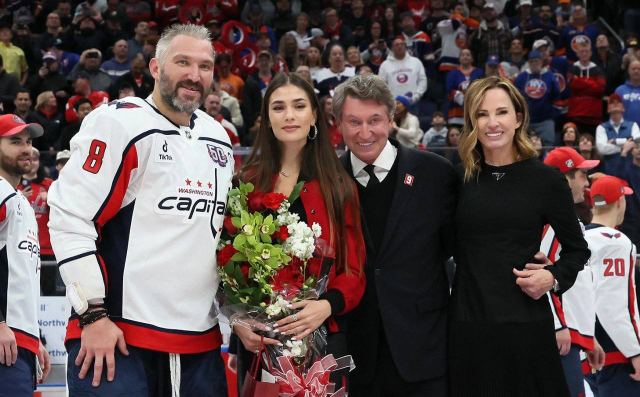
#> input picture utils/Foto_Ovechkin.jpg, 1280 x 793 px, found by its file name (shown at 1/2 size)
$ jupyter execute --allow-errors Lesson_24_MaskRCNN_Distortion_Correction.ipynb
#> lines starting #> are read from the running program, lines starting #| are printed output that depends on the picture
<a href="https://colab.research.google.com/github/andreidm92/computer_vision_tasks/blob/main/practice/Lesson_24_MaskRCNN_Distortion_Correction.ipynb" target="_parent"></a>

# 🧠 День 24: Практика: Mask R-CNN + Коррекция дисторсии
## 📅 Дата: 2025-05-22

## 🔍 План урока

1. Теория: Mask R-CNN
2. Практика: Работа с моделью Mask R-CNN
3. OpenCV: Наложение масок и сравнение
4. Теория: Искажения камеры
5. OpenCV: Коррекция дисторсии
6. Заключение и рекомендации

## 🎯 Теория: Mask R-CNN

Mask R-CNN — это расширение Faster R-CNN, которое добавляет **ветку сегментации** к существующим задачам классификации и регрессии боксов.

### 🧱 Архитектура:
1. Backbone (например, ResNet + FPN)
2. RPN (Region Proposal Network)
3. ROI Align (выравнивание feature maps)
4. Классификация, регрессия бокса и **пиксельная маска**

### 📐 Loss-функция:
Общая функция потерь состоит из трёх частей:
$$
\mathcal{L} = \mathcal{L}_{\text{cls}} + \mathcal{L}_{\text{bbox}} + \mathcal{L}_{\text{mask}}
$$

### 📌 Маски:
- На выходе — бинарная маска для каждого объекта.
- Разрешение маски: чаще всего 28x28.

### 📚 Ресурсы:
- Detectron2
- torchvision.models.detection.maskrcnn_resnet50_fpn

## 🛠️ Практика: Mask R-CNN в действии

```python
import torch
from torchvision.models.detection import maskrcnn_resnet50_fpn
from torchvision.transforms import functional as F
import numpy as np
import cv2
import matplotlib.pyplot as plt
from PIL import Image
import requests
from io import BytesIO

# Загрузка изображения
url = "https://images.pexels.com/photos/573271/pexels-photo-573271.jpeg"
image = Image.open(requests.get(url, stream=True).raw).convert("RGB")

# Преобразуем изображение в тензор
image_tensor = F.to_tensor(image).unsqueeze(0)

# Загрузка предобученной модели
model = maskrcnn_resnet50_fpn(pretrained=True)
model.eval()

# Предсказание
with torch.no_grad():
    prediction = model(image_tensor)

# Отображение результатов
plt.imshow(image)
for element in range(len(prediction[0]["masks"])):
    mask = prediction[0]["masks"][element, 0].mul(255).byte().cpu().numpy()
    _, binary = cv2.threshold(mask, 127, 255, cv2.THRESH_BINARY)
    contours, _ = cv2.findContours(binary, cv2.RETR_TREE, cv2.CHAIN_APPROX_SIMPLE)
    plt.gca().add_patch(plt.Polygon(np.squeeze(contours[0]), color='r', fill=False))
plt.title("Instance Masks")
plt.axis("off")
plt.show()
```

[cell 1]
import torch
from torchvision.models.detection import maskrcnn_resnet50_fpn
from torchvision.transforms import functional as F
import numpy as np
import cv2
import matplotlib.pyplot as plt
from PIL import Image
import requests
from io import BytesIO

# Загрузка изображения
url = "https://images.pexels.com/photos/573271/pexels-photo-573271.jpeg"
#> (the rest of this cell did not finish here and is left out)

## 🖼 OpenCV: Наложение масок

```python
# Пример наложения двух масок: предположим у нас есть gt_mask и pred_mask
def overlay_masks(original_img, mask1, mask2):
    overlay = original_img.copy()
    red = np.zeros_like(original_img)
    green = np.zeros_like(original_img)

    red[:, :, 0] = mask1  # первая маска — красная
    green[:, :, 1] = mask2  # вторая маска — зелёная

    combined = cv2.addWeighted(overlay, 1.0, red, 0.5, 0)
    combined = cv2.addWeighted(combined, 1.0, green, 0.5, 0)
    return combined

# Пример:
# combined_img = overlay_masks(np.array(image), mask1_binary, mask2_binary)
# plt.imshow(combined_img)
# plt.axis("off")
# plt.show()
```

[cell 2]
# Пример наложения двух масок: предположим у нас есть gt_mask и pred_mask
def overlay_masks(original_img, mask1, mask2):
    overlay = original_img.copy()
    red = np.zeros_like(original_img)
    green = np.zeros_like(original_img)

    red[:, :, 0] = mask1  # первая маска — красная
    green[:, :, 1] = mask2  # вторая маска — зелёная

    combined = cv2.addWeighted(overlay, 1.0, red, 0.5, 0)
    combined = cv2.addWeighted(combined, 1.0, green, 0.5, 0)
    return combined

# Берем две предсказанные маски из модели
#> (the rest of this cell did not finish here and is left out)

## 🎓 Теория: Искажения объектива

Объектив камеры часто вызывает искажения изображения, особенно ближе к краям.

### 📏 Виды искажений:
- **Радиальные** (barrel / pincushion)
- **Тангенциальные**

### 📌 Формулы:
Пусть $(x, y)$ — координаты нормализованной точки, $r^2 = x^2 + y^2$:

$$
x_{dist} = x(1 + k_1 r^2 + k_2 r^4 + k_3 r^6) + 2p_1xy + p_2(r^2 + 2x^2) \\
y_{dist} = y(1 + k_1 r^2 + k_2 r^4 + k_3 r^6) + p_1(r^2 + 2y^2) + 2p_2xy
$$

где $k_1, k_2, k_3$ — радиальные, $p_1, p_2$ — тангенциальные коэффициенты.

## 🧮 Углублённая линейная алгебра: Коррекция дисторсии

Коррекция искажений изображения в компьютерном зрении тесно связана с преобразованием координат с использованием матриц.

📌 Какие бывают искажения?

🔴 Радиальная дисторсия (barrel / pincushion):
Чем дальше от центра изображения — тем больше искажение.

Прямые линии изгибаются наружу (баррель) или внутрь (подушка).

🔵 Тангенциальная дисторсия:
Возникает, если линза не идеально выровнена с сенсором.

Объекты как бы сдвигаются вбок по диагонали.

### 📌 Камера и координаты

Камера отображает 3D-точки мира в 2D через **проективное преобразование**:

$$
\begin{bmatrix}
x \\
y \\
1
\end{bmatrix}
= K \cdot [R \ | \ t] \cdot
\begin{bmatrix}
X \\
Y \\
Z \\
1
\end{bmatrix}
$$

Где:
- $K$ — матрица внутренней калибровки (intrinsic matrix),
- $R, t$ — матрица вращения и вектор сдвига (extrinsics),
- $(X, Y, Z)$ — координаты в 3D,
- $(x, y)$ — координаты на изображении.

### 🎯 Модель дисторсии

После проецирования точки на плоскость изображения, координаты искажаются:

- Пусть $(x, y)$ — координаты в нормализованной системе.
- Радиальное искажение добавляется в зависимости от расстояния до центра:
  $$
  r^2 = x^2 + y^2
  $$

- Тогда новые координаты:

$$
x_{\text{dist}} = x(1 + k_1 r^2 + k_2 r^4 + k_3 r^6) + 2p_1xy + p_2(r^2 + 2x^2) \\
y_{\text{dist}} = y(1 + k_1 r^2 + k_2 r^4 + k_3 r^6) + p_1(r^2 + 2y^2) + 2p_2xy
$$

- Эти уравнения нелинейны и обычно решаются **итеративно** или с помощью **таблиц отображения (maps)**.

### 🧠 В OpenCV

Методы вроде `cv2.initUndistortRectifyMap` вычисляют матрицы отображения и хранят соответствие между искажёнными и исправленными координатами.

### 🧮 Алгебраические понятия, задействованные:
- Матрицы преобразований
- Нормализация координат
- Нелинейные уравнения
- Использование якобиана для градиентного поиска параметров калибровки

## 🔧 OpenCV: Коррекция искажения

```python
# Предположим у нас есть калибровочные параметры:
K = np.array([[800, 0, 320],
              [0, 800, 240],
              [0, 0, 1]])
dist_coeffs = np.array([-0.2, 0.1, 0.0, 0.0, 0.0])

# Загрузка тестового изображения
img = cv2.imread(cv2.samples.findFile("samples/data/left01.jpg"))
h, w = img.shape[:2]

# Коррекция
new_K, _ = cv2.getOptimalNewCameraMatrix(K, dist_coeffs, (w,h), 1, (w,h))
undistorted = cv2.undistort(img, K, dist_coeffs, None, new_K)

# Отображение
plt.subplot(1, 2, 1)
plt.title("Original")
plt.imshow(cv2.cvtColor(img, cv2.COLOR_BGR2RGB))

plt.subplot(1, 2, 2)
plt.title("Undistorted")
plt.imshow(cv2.cvtColor(undistorted, cv2.COLOR_BGR2RGB))
plt.show()
```

[cell 3]
# Предположим у нас есть калибровочные параметры:
K = np.array([[800, 0, 320],
              [0, 800, 240],
              [0, 0, 1]])
dist_coeffs = np.array([-0.2, 0.1, 0.0, 0.0, 0.0])

# Загрузка тестового изображения
img = cv2.imread(cv2.samples.findFile("/content/Foto_Ovechkin.jpg"))
#> img is the input picture: shape (793, 1280, 3); mean B, G, R 76.6, 77.7, 93.1
h, w = img.shape[:2]
#> h = 793; w = 1280

# Коррекция
new_K, _ = cv2.getOptimalNewCameraMatrix(K, dist_coeffs, (w,h), 1, (w,h))
undistorted = cv2.undistort(img, K, dist_coeffs, None, new_K)
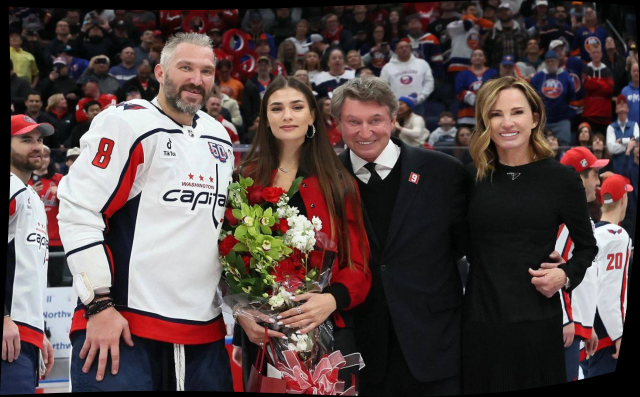
#> undistorted: shape (793, 1280, 3) (shown at 1/2 size); mean B, G, R 71, 72.1, 86.8

# Отображение
plt.subplot(1, 2, 1)
plt.title("Original")
plt.imshow(cv2.cvtColor(img, cv2.COLOR_BGR2RGB))

plt.subplot(1, 2, 2)
plt.title("Undistorted")
plt.imshow(cv2.cvtColor(undistorted, cv2.COLOR_BGR2RGB))
plt.show()
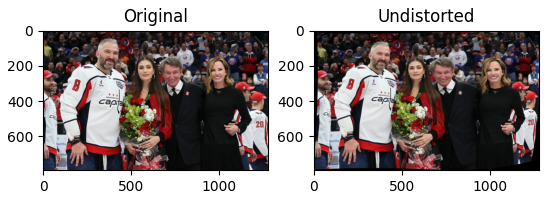
#> figure drawn by matplotlib, 2 panels

$ run again, with utils/sunlight.jpg copied over utils/Foto_Ovechkin.jpg
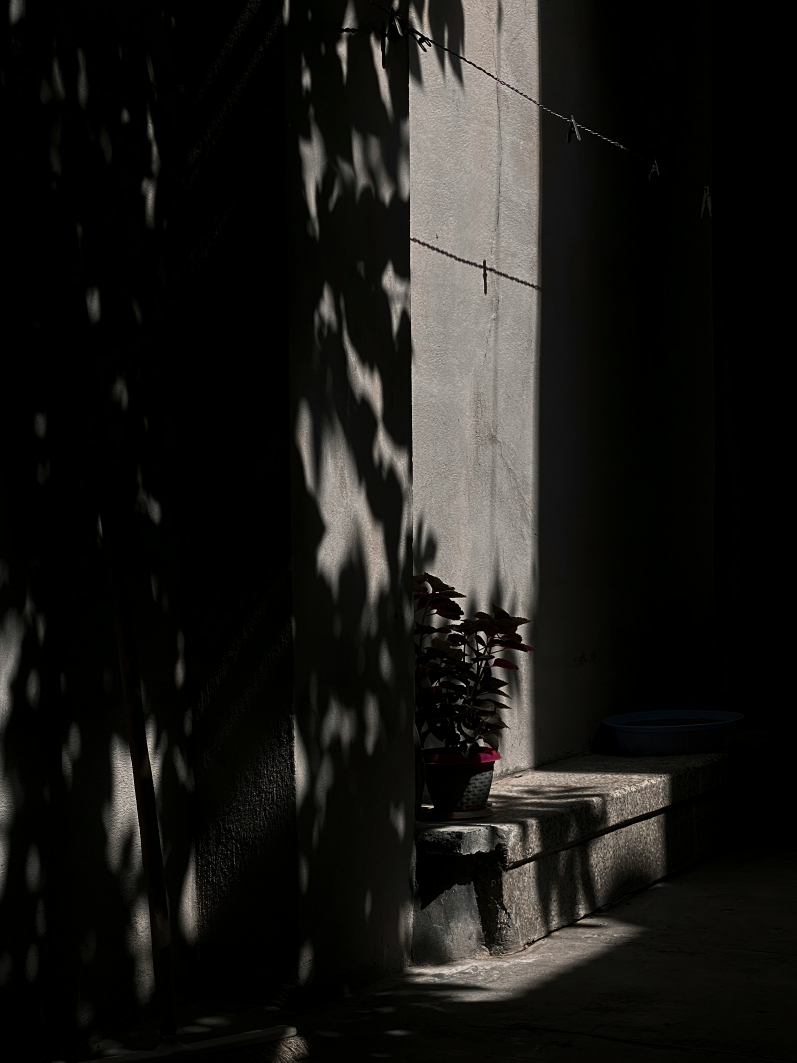
#> input picture utils/sunlight.jpg, 2390 x 3187 px, found by its file name (shown at 1/3 size)
#> img is the input picture: shape (3187, 2390, 3); mean B, G, R 22.5, 25.3, 26.2
#> `undistorted = cv2.undistort(img, K, dist_coeffs, None, new_K)`:
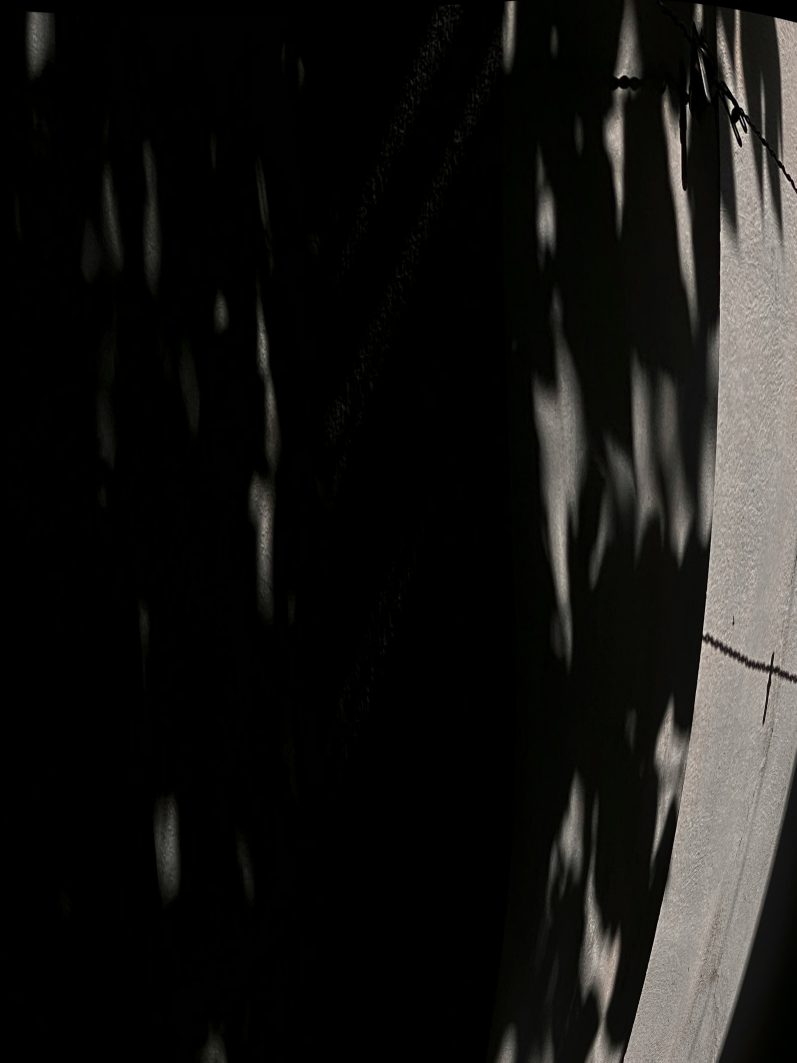
#> undistorted: shape (3187, 2390, 3) (shown at 1/3 size); mean B, G, R 20.5, 22.5, 23.2
#> `plt.show()`:
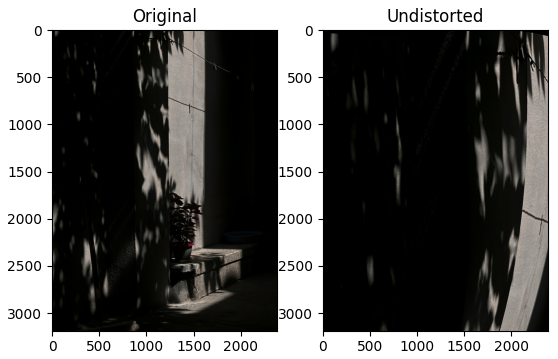
#> figure drawn by matplotlib, 2 panels
